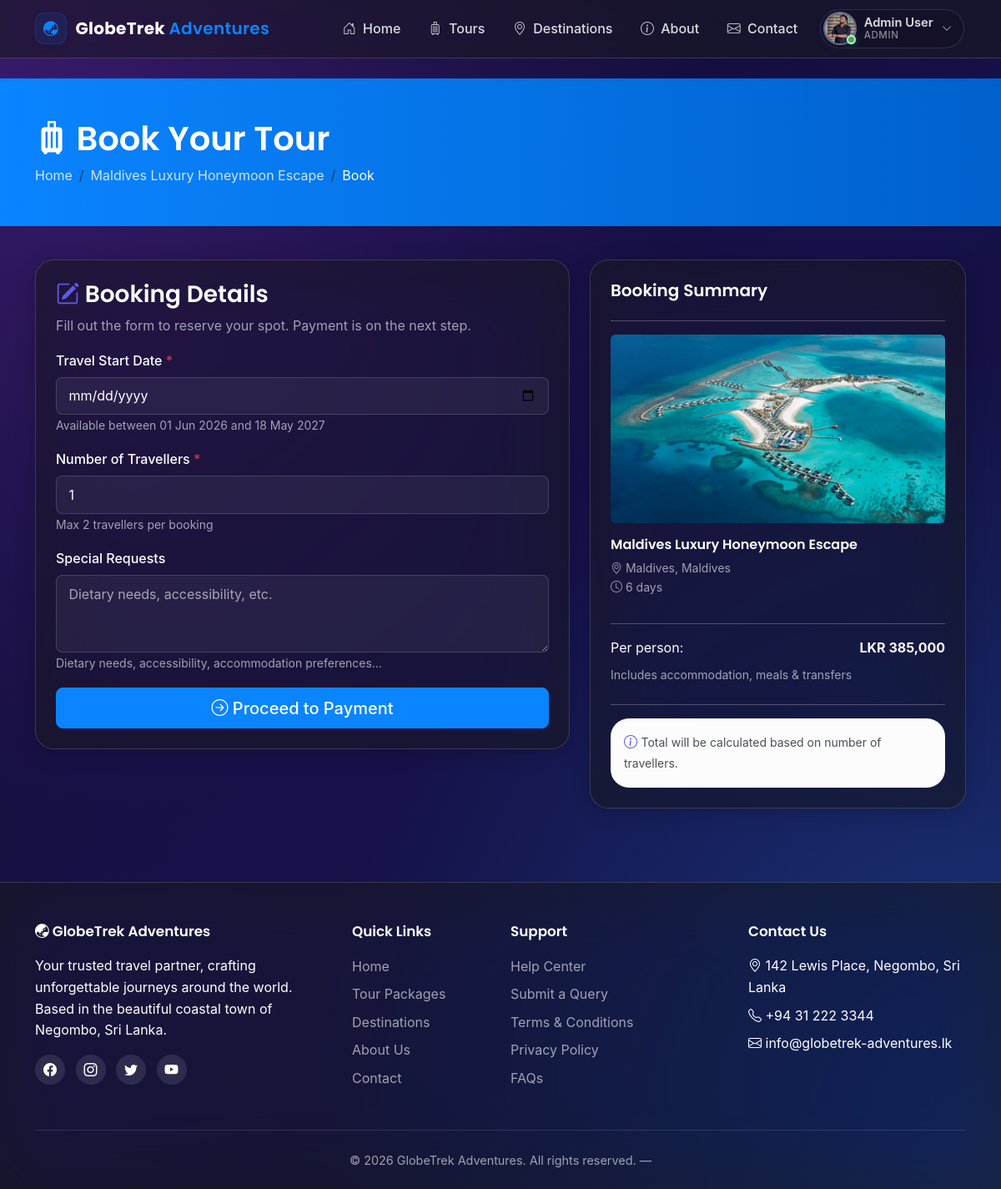
/bookings/create/maldives-luxury-honeymoon-escape/ (signed in), run on the app's committed database.
### apps/accounts/models.py (models this page shows, shortened)
class Profile(models.Model):
    ROLE_CHOICES = [
        ('customer', 'Customer'),
        ('staff', 'Staff'),
        ('admin', 'Admin'),
    ]
    user = models.OneToOneField(
        User,
        on_delete=models.CASCADE,
        related_name='profile',
    )
    role = models.CharField(
        max_length=10,
        choices=ROLE_CHOICES,
        default='customer',
        help_text='Determines what dashboards and actions are available.',
    )
    phone = models.CharField(max_length=20, blank=True)
    address = models.TextField(blank=True)
    profile_pic = models.ImageField(
        upload_to='profile_pics/',
        blank=True,
        null=True,
    )
    date_joined = models.DateTimeField(auto_now_add=True)
    class Meta:
        ordering = ['-date_joined']

### apps/tours/models.py (models this page shows, shortened)
class TourPackage(models.Model):
    title = models.CharField(max_length=200)
    slug = models.SlugField(max_length=220, unique=True, blank=True)
    destination = models.ForeignKey(
        Destination, on_delete=models.CASCADE, related_name='packages',
    )
    category = models.ForeignKey(
        TourCategory,
        on_delete=models.SET_NULL,
        null=True, blank=True,
        related_name='packages',
    )
    description = models.TextField()
    duration_days = models.PositiveIntegerField(
        validators=[MinValueValidator(1)],
        help_text='Total number of days for this tour.',
    )
    price = models.DecimalField(
        max_digits=10, decimal_places=2,
        help_text='Price per person in LKR.',
    )
    max_travellers = models.PositiveIntegerField(default=10)
    includes = models.TextField(
        help_text='What is included (one item per line: flights, hotel, meals).',
    )
    excludes = models.TextField(
        blank=True,
        help_text='What is NOT included (visa fees, insurance, etc.)',
    )
    image = models.ImageField(upload_to='tours/', blank=True, null=True)
    rating = models.DecimalField(
        max_digits=3, decimal_places=1,
        default=4.5,
        validators=[MinValueValidator(0), MaxValueValidator(5)],
    )
    available_from = models.DateField()
    available_to = models.DateField()
    is_active = models.BooleanField(default=True)
    created_at = models.DateTimeField(auto_now_add=True)
    updated_at = models.DateTimeField(auto_now=True)
    class Meta:
        ordering = ['-created_at']

class Destination(models.Model):
    name = models.CharField(max_length=100)
    country = models.CharField(max_length=80)
    description = models.TextField()
    image = models.ImageField(upload_to='destinations/', blank=True, null=True)
    featured = models.BooleanField(
        default=False,
        help_text='Tick to show this destination on the homepage.',
    )
    created_at = models.DateTimeField(auto_now_add=True)
    class Meta:
        ordering = ['name']

### apps/bookings/views.py (the view)
# urls.py: path('create/<slug:slug>/', views.create_booking, name='create'),
@login_required
def create_booking(request, slug):
    package = get_object_or_404(TourPackage, slug=slug, is_active=True)
    if request.method == 'POST':
        form = BookingForm(request.POST, package=package)
        if form.is_valid():
            booking = form.save(commit=False)
            booking.customer = request.user
            booking.package = package
            booking.total_price = package.price * booking.num_travellers
            booking.save()
            messages.success(
                request,
                f'Booking #{booking.reference} created! '
                f'Please complete payment to confirm.',
            )
            return redirect('bookings:pay', booking_id=booking.id)
    else:
        form = BookingForm(package=package)
    return render(request, 'bookings/create.html', {
        'form': form,
        'package': package,
    })

### apps/bookings/forms.py (shortened to what this page needs)
class BookingForm(forms.ModelForm):
    class Meta:
        model = Booking
        fields = ['travel_date', 'num_travellers', 'special_requests']
        widgets = {
            'travel_date': forms.DateInput(attrs={
                'type': 'date',
                'class': 'future-only',
                'min': date.today().isoformat(),
            }),
            'special_requests': forms.Textarea(attrs={
                'rows': 3,
                'placeholder': 'Dietary needs, accessibility, etc.',
            }),
        }
    def __init__(self, *args, package=None, **kwargs):
        self.package = package
        super().__init__(*args, **kwargs)

### apps/core/context_processors.py (called while the page is built)
def site_meta(request):
    return {
        'COMPANY_NAME': settings.COMPANY_NAME,
        'COMPANY_ADDRESS': settings.COMPANY_ADDRESS,
        'COMPANY_PHONE': settings.COMPANY_PHONE,
        'COMPANY_EMAIL': settings.COMPANY_EMAIL,
    }

### templates/bookings/create.html (shortened to what this page needs)
{% extends 'base.html' %}
{% load widget_tweaks humanize %}
{% block content %}
<div class="page-header">
    <div class="container">
        <h1><i class="bi bi-suitcase-fill"></i> Book Your Tour</h1>
        <nav>
            <ol class="breadcrumb">
                <li class="breadcrumb-item"><a href="{% url 'core:home' %}">Home</a></li>
                <li class="breadcrumb-item"><a href="{% url 'tours:package_detail' package.slug %}">{{ package.title }}</a></li>
                <li class="breadcrumb-item active">Book</li>
            </ol>
        </nav>
    </div>
</div>
<div class="container">
    <div class="row g-4">
        <div class="col-lg-7">
            <div class="card p-4">
                <h3><i class="bi bi-pencil-square text-indigo"></i> Booking Details</h3>
                <p class="text-muted">Fill out the form to reserve your spot. Payment is on the next step.</p>
                <form method="post" novalidate>
                    <div class="mb-3">
                        <label class="form-label">Travel Start Date <span class="text-danger">*</span></label>
                        {{ form.travel_date|add_class:"form-control" }}
                        <small class="text-muted">Available between {{ package.available_from|date:"d M Y" }} and {{ package.available_to|date:"d M Y" }}</small>
                    </div>
                    <div class="mb-3">
                        <label class="form-label">Number of Travellers <span class="text-danger">*</span></label>
                        {{ form.num_travellers|add_class:"form-control" }}
                        <small class="text-muted">Max {{ package.max_travellers }} travellers per booking</small>
                    </div>
                    <div class="mb-3">
                        <label class="form-label">Special Requests</label>
                        {{ form.special_requests|add_class:"form-control" }}
                        <small class="text-muted">Dietary needs, accessibility, accommodation preferences...</small>
                    </div>
                    <button type="submit" class="btn btn-indigo btn-lg w-100">
                        <i class="bi bi-arrow-right-circle"></i> Proceed to Payment
                    </button>
                </form>
            </div>
        </div>
        <div class="col-lg-5">
            <div class="card p-4 sticky-top" style="top: 80px;">
                <h5>Booking Summary</h5>
                <hr>
                {% if package.image %}
                    <img src="{{ package.image.url }}" class="img-fluid rounded mb-3" alt="{{ package.title }}">
                {% endif %}
                <h6>{{ package.title }}</h6>
                <p class="text-muted small mb-3">
                    <i class="bi bi-geo-alt"></i> {{ package.destination.name }}, {{ package.destination.country }}<br>
                    <i class="bi bi-clock"></i> {{ package.duration_days }} days
                </p>
                <hr>
                <div class="d-flex justify-content-between mb-2">
                    <span>Per person:</span>
                    <strong>LKR {{ package.price|floatformat:0|intcomma }}</strong>
                </div>
                <div class="d-flex justify-content-between mb-2 text-muted small">
                    <span>Includes accommodation, meals & transfers</span>
                </div>
                <hr>
                <div class="alert alert-light mb-0">
                    <i class="bi bi-info-circle text-indigo"></i>
                    <small>Total will be calculated based on number of travellers.</small>
                </div>
            </div>
        </div>
    </div>
</div>
{% endblock %}

### templates/base.html (shortened to what this page needs)
{% load static %}
<!DOCTYPE html>
<html lang="en">
<head>
    <link href="https://cdn.jsdelivr.net/npm/bootstrap@5.3.2/dist/css/bootstrap.min.css" rel="stylesheet">
    <link rel="stylesheet" href="https://cdn.jsdelivr.net/npm/bootstrap-icons@1.11.2/font/bootstrap-icons.css">
    <link rel="stylesheet" href="{% static 'css/style.css' %}">
</head>
<body>
    <nav class="navbar navbar-expand-lg navbar-globetrek sticky-top">
        <div class="container">
            <a class="navbar-brand" href="{% url 'core:home' %}">
                <span class="brand-mark"><i class="bi bi-globe-asia-australia"></i></span>
                <span class="brand-text">GlobeTrek <span class="brand-text-accent">Adventures</span></span>
            </a>
            <div class="collapse navbar-collapse" id="mainNav">
                <ul class="navbar-nav ms-auto align-items-lg-center">
                    <li class="nav-item"><a
                            class="nav-link {% if request.resolver_match.url_name == 'home' %}active{% endif %}"
                            href="{% url 'core:home' %}"><i class="bi bi-house-door"></i> Home</a></li>
                    <li class="nav-item"><a class="nav-link" href="{% url 'tours:package_list' %}"><i
                                class="bi bi-suitcase"></i> Tours</a></li>
                    <li class="nav-item"><a class="nav-link" href="{% url 'tours:destination_list' %}"><i
                                class="bi bi-geo-alt"></i> Destinations</a></li>
                    <li class="nav-item"><a class="nav-link" href="{% url 'core:about' %}"><i
                                class="bi bi-info-circle"></i> About</a></li>
                    <li class="nav-item"><a class="nav-link" href="{% url 'core:contact' %}"><i
                                class="bi bi-envelope"></i> Contact</a></li>
                    {% if user.is_authenticated %}
                    {% if '/dashboard/' in request.path or '/manage/' in request.path or '/my_list/' in request.path %}
                    {% else %}
                    <li class="nav-item dropdown user-menu ms-lg-2">
                        <a class="nav-link user-trigger" data-bs-toggle="dropdown" href="#" aria-expanded="false">
                            <span class="avatar avatar-sm">
                                {% if user.profile.profile_pic %}
                                <img src="{{ user.profile.profile_pic.url }}" alt="{{ user.username }}">
                                {% else %}
                                <span class="avatar-initial">{{ user.username|slice:":1"|upper }}</span>
                                {% endif %}
                                <span class="avatar-status"></span>
                            </span>
                            <span class="user-meta d-none d-lg-flex">
                                <span class="user-name">{{ user.get_full_name|default:user.username }}</span>
                                {% if user.profile.role %}
                                <span class="user-role">{{ user.profile.get_role_display }}</span>
                                {% endif %}
                            </span>
                            <i class="bi bi-chevron-down user-caret"></i>
                        </a>
                    </li>
                    {% endif %}
                    {% endif %}
                </ul>
            </div>
        </div>
    </nav>
    <main class="py-4">
        {% block content %}{% endblock %}
    </main>
    <footer class="footer">
        <div class="container">
            <div class="row g-4">
                <div class="col-lg-4 col-md-6">
                    <h5><i class="bi bi-globe-asia-australia"></i> GlobeTrek Adventures</h5>
                    <p>Your trusted travel partner, crafting unforgettable journeys around the world. Based in the
                        beautiful coastal town of Negombo, Sri Lanka.</p>
                    <div class="social-icons mt-3">
                        <a href="#" title="Facebook"><i class="bi bi-facebook"></i></a>
                        <a href="#" title="Instagram"><i class="bi bi-instagram"></i></a>
                        <a href="#" title="Twitter"><i class="bi bi-twitter"></i></a>
                        <a href="#" title="YouTube"><i class="bi bi-youtube"></i></a>
                    </div>
                </div>
                <div class="col-lg-2 col-md-6">
                    <h5>Quick Links</h5>
                    <ul>
                        <li><a href="{% url 'core:home' %}">Home</a></li>
                        <li><a href="{% url 'tours:package_list' %}">Tour Packages</a></li>
                        <li><a href="{% url 'tours:destination_list' %}">Destinations</a></li>
                        <li><a href="{% url 'core:about' %}">About Us</a></li>
                        <li><a href="{% url 'core:contact' %}">Contact</a></li>
                    </ul>
                </div>
                <div class="col-lg-3 col-md-6">
                    <h5>Support</h5>
                    <ul>
                        <li><a href="{% url 'core:contact' %}">Help Center</a></li>
                        <li><a href="{% url 'inquiries:create' %}">Submit a Query</a></li>
                        <li><a href="#">Terms & Conditions</a></li>
                        <li><a href="#">Privacy Policy</a></li>
                        <li><a href="#">FAQs</a></li>
                    </ul>
                </div>
                <div class="col-lg-3 col-md-6">
                    <h5>Contact Us</h5>
                    <ul>
                        <li><i class="bi bi-geo-alt"></i> {{ COMPANY_ADDRESS }}</li>
                        <li><i class="bi bi-telephone"></i> {{ COMPANY_PHONE }}</li>
                        <li><i class="bi bi-envelope"></i> {{ COMPANY_EMAIL }}</li>
                    </ul>
                </div>
            </div>
            <div class="footer-bottom">
                &copy; {% now "Y" %} {{ COMPANY_NAME }}. All rights reserved. &mdash;
            </div>
        </div>
    </footer>
</body>
</html>

### data on the page
TourPackage: title "Maldives Luxury Honeymoon Escape", available_from "01 Jun 2026", available_to "18 May 2027", max_travellers "2", image (picture), destination.name "Maldives", destination.country "Maldives", duration_days "6", price "385,000"

### other printed values
{{ user.get_full_name|default:user.username }} "Admin User"
{{ user.profile.get_role_display }} "ADMIN"
{{ COMPANY_ADDRESS }} "142 Lewis Place, Negombo, Sri Lanka"
{{ COMPANY_PHONE }} "+94 31 222 3344"
{{ COMPANY_EMAIL }} "info@globetrek-adventures.lk"
{{ COMPANY_NAME }} "GlobeTrek Adventures"
